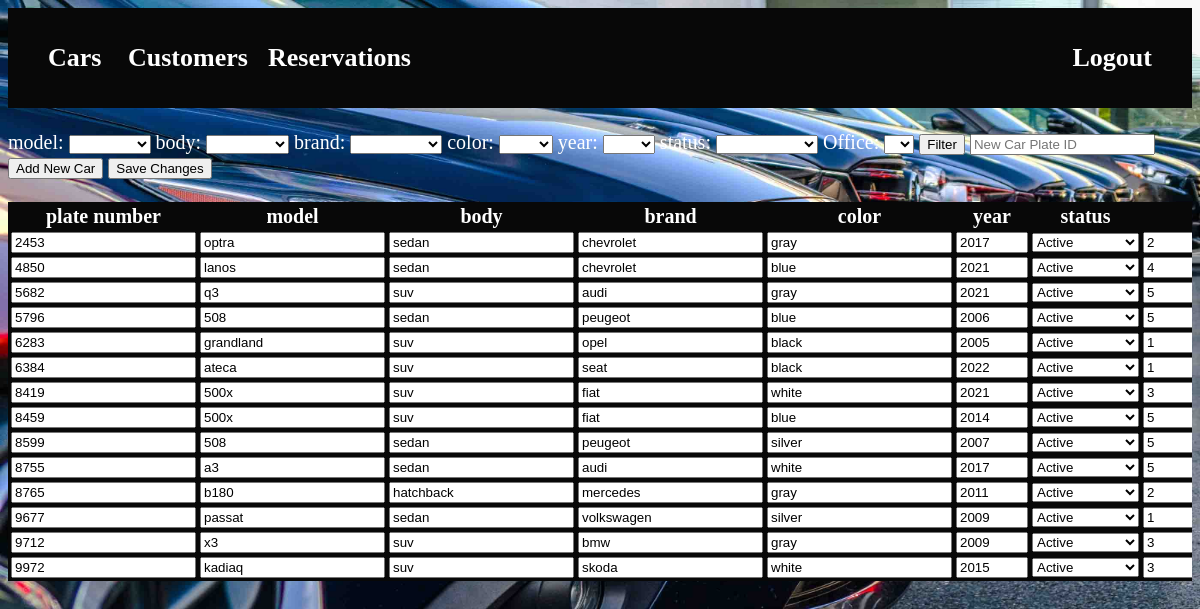
Screenshot of /system_cars.php with the database file from the repository.
### tables this page shows
create table car(
    plate_id int not null,
    model varchar(225) not null,
    body varchar(225) not null,
    brand varchar(225) not null,
    color varchar(225) not null,
    year int,
    status varchar(225),  
    office_id int,
    PRIMARY KEY (plate_id)
);

### system_cars.php (the view, shortened to what this page needs)
<html>
<head>
	<link rel="stylesheet" href="colours.css">
    <link rel="stylesheet" href="location-size.css">
    <link rel="stylesheet" href="fonts.css">
</head>
<body>
	<nav class="nav-bar black-background">
		<a href="system_cars.php">
        	<h2 class="font26 navbar-first white-colour">Cars</h2>
		</a>
        <a href="system_users.php">
        	<h2 class="font26 navbar-second white-colour">Customers</h2>
		</a>
        <a href="system_reservations.php">
        	<h2 class="font26 navbar-third white-colour">Reservations</h2>
		</a>
		<a href="logout.php">
        	<h2 class="font26 logout-margins white-colour">Logout</h2>
		</a>
    </nav>
	<section class=" white-colour font20 scrollbar">
		<?php
		if (isset($_POST["search"])) {
			$searchedValModel = $_POST["searchedValModel"];
			$searchedValBody = $_POST["searchedValBody"];
			$searchedValBrand = $_POST["searchedValBrand"];
			$searchedValColor = $_POST["searchedValColor"];
			$searchedValYear = $_POST["searchedValYear"];
			$searchedValStatus = $_POST["searchedValStatus"];
			$searchedValOffice = $_POST["searchedValOffice"];
			$query = "	SELECT *
						FROM car
						WHERE CONCAT(`model`) LIKE '%".$searchedValModel."%'
							AND CONCAT(`body`) LIKE '%".$searchedValBody."%'
							AND CONCAT(`brand`) LIKE '%".$searchedValBrand."%'
							AND CONCAT(`color`) LIKE '%".$searchedValColor."%'
							AND CONCAT(`year`) LIKE '%".$searchedValYear."%'
							AND CONCAT(`status`) LIKE '%".$searchedValStatus."%'
							AND CONCAT(`office_id`) LIKE '%".$searchedValOffice."%'";
			$searchResults = getQueryResults($query);
		}
		else {
			$query = "	SELECT *
						FROM car
						ORDER BY plate_id";
			$searchResults = getQueryResults($query);
		}
		function getQueryResults($query) {
			$servername = "localhost";
			$username = "root";
			$password = "";
			$dbname = "carrentalsystem";
			$conn = mysqli_connect($servername, $username, $password, $dbname);
			$filteredResult = mysqli_query($conn, $query);
			return $filteredResult;
		}
		$servername = "localhost";
		$username = "root";
		$password = "";
		$dbname = "carrentalsystem";
		$conn = new mysqli($servername, $username, $password, $dbname);
		$sql = "SELECT *
				FROM car
				ORDER BY plate_id";
		$result = $conn->query($sql);
		$modelArray = array();
		$bodyArray = array();
		$brandArray = array();
		$colorArray = array();
		$yearArray = array();
		$statusArray = array();
		$officeArray = array();
		if ($result->num_rows > 0) {
			while ($row = $result->fetch_assoc()) {
				$modelArray[] = $row["model"];
				$bodyArray[] = $row["body"];
				$brandArray[] = $row["brand"];
				$colorArray[] = $row["color"];
				$yearArray[] = $row["year"];
				$statusArray[] = $row["status"];
				$officeArray[] = $row["office_id"];
			}
		}
		else {
			echo "no cars exist";
		}
		$modelArray = array_unique($modelArray);
		$bodyArray = array_unique($bodyArray);
		$brandArray = array_unique($brandArray);
		$colorArray = array_unique($colorArray);
		$yearArray = array_unique($yearArray);
		$statusArray = array_unique($statusArray);
		$officeArray = array_unique($officeArray);
		?>
		<form action="system_cars.php" method="POST">
			<br>
			<label> model:</label>
						<select name="searchedValModel">
						<option selected="selected"></option>
						<?php
						foreach($modelArray as $item){
							echo '<option value=' .$item. '>' .$item. '</option>';
						}
						?>
						</select>
			<label>body:</label>
						<select name="searchedValBody">
						<option selected="selected"></option>
						<?php
						foreach($bodyArray as $item){
							echo '<option value=' .$item. '>' .$item. '</option>';
						}
						?>
						</select>
			<label>brand:</label>
						<select name="searchedValBrand">
						<option selected="selected"></option>
						<?php
						foreach($brandArray as $item){
							echo '<option value=' .$item. '>' .$item. '</option>';
						}
						?>
						</select>
			<label>color:</label>
						<select name="searchedValColor">
						<option selected="selected"></option>
						<?php
						foreach($colorArray as $item){
							echo '<option value=' .$item. '>' .$item. '</option>';
						}
						?>
						</select>
			<label>year:</label>
						<select name="searchedValYear">
						<option selected="selected"></option>
						<?php
						foreach($yearArray as $item){
							echo '<option value=' .$item. '>' .$item. '</option>';
						}
						?>
						</select>
			<label>status:</label>
						<select name="searchedValStatus">
						<option selected="selected"></option>
						<?php
						foreach($statusArray as $item){
							echo '<option value=' .$item. '>' .$item. '</option>';
						}
						?>
						</select>
			<label>Office:</label>
						<select name="searchedValOffice">
						<option selected="selected"></option>
						<?php
						foreach($officeArray as $item){
							echo '<option value=' .$item. '>' .$item. '</option>';
						}
						?>
						</select>
			<input type="submit" name="search" value="Filter">
			<input type="text" name="newPlateID" placeholder="New Car Plate ID">
			<input type="submit" name="add" value="Add New Car">
			<input type="submit" name="save" value="Save Changes">
			<br>
			<br>
			<table class="white-colour font20 black-background">
				<tr>
					<th>plate number</th>
					<th>model</th>
					<th>body</th>
					<th>brand</th>
					<th>color</th>
					<th>year</th>
					<th>status</th>
					<th>office</th>
				</tr>
				<?php while($row = mysqli_fetch_array($searchResults)):?>
				<tr>
					<td><input type="text" name="plateID" value=<?php echo $row["plate_id"];?> readonly></td>
					<td><input type="text" name="carModel" value=<?php echo $row["model"];?>></td>
					<td><input type="text" name="carBody" value=<?php echo $row["body"];?>></td>
					<td><input type="text" name="carBrand" value=<?php echo $row["brand"];?>></td>
					<td><input type="text" name="carColor" value=<?php echo $row["color"];?>></td>
					<td><input type="number" name="carYear" min="1900" max="2099" step="1" value=<?php echo $row["year"];?>></td>
					<td>
						<?php
						echo '<select name="carStatus">';
						if ($row["status"] == "out_of_service") {
							echo '	<option value="active">Active</option>
									<option value="out_of_service" selected="selected">Out of Service</option>';
						}
						else {
							echo '	<option value="active" selected="selected">Active</option>
									<option value="out_of_service">Out of Service</option>';
						}
						echo '</select>';
						?>
					</td>
					<td><input type="text" name="officeID" value=<?php echo $row["office_id"];?>></td>
				</tr>
				<?php endwhile;?>
			</table>
		</form>
    </section>
</body>
</html>

### colours.css (style rules this page uses)
.black-background { background-color: #080808; }
.white-colour { color: white; }

### location-size.css (style rules this page uses)
html, body { position: fixed; top: 0; bottom: 0; left: 0; right: 0; background-image: url("./pics/car-home1.jpg"); background-repeat: no-repeat; background-attachment: fixed; background-size: 100% 100%; }
.nav-bar { text-align: center; width: 100%; height: 100px; }
.logout-margins { position: absolute; margin-top: 0; margin-bottom: 0; right: 40px; padding-top: 35px; }
.navbar-first { position: absolute; margin-top: 0; margin-bottom: 0; left: 40px; padding-top: 35px; }
.navbar-second { position: absolute; margin-top: 0; margin-bottom: 0; left: 120px; padding-top: 35px; }
.navbar-third { position: absolute; margin-top: 0; margin-bottom: 0; left: 260px; padding-top: 35px; }
.scrollbar { width: 100%; height: 80%; overflow: auto; }

### rows the page displays
car: plateID "2453", carModel "optra", carBody "sedan", carBrand "chevrolet", carColor "gray", carYear "2017", carStatus "Active", officeID "2"
car: plateID "4850", carModel "lanos", carBody "sedan", carBrand "chevrolet", carColor "blue", carYear "2021", carStatus "Active", officeID "4"
car: plateID "5682", carModel "q3", carBody "suv", carBrand "audi", carColor "gray", carYear "2021", carStatus "Active", officeID "5"
car: plateID "5796", carModel "508", carBody "sedan", carBrand "peugeot", carColor "blue", carYear "2006", carStatus "Active", officeID "5"
car: plateID "6283", carModel "grandland", carBody "suv", carBrand "opel", carColor "black", carYear "2005", carStatus "Active", officeID "1"
car: plateID "6384", carModel "ateca", carBody "suv", carBrand "seat", carColor "black", carYear "2022", carStatus "Active", officeID "1"
car: plateID "8419", carModel "500x", carBody "suv", carBrand "fiat", carColor "white", carYear "2021", carStatus "Active", officeID "3"
car: plateID "8459", carModel "500x", carBody "suv", carBrand "fiat", carColor "blue", carYear "2014", carStatus "Active", officeID "5"
car: plateID "8599", carModel "508", carBody "sedan", carBrand "peugeot", carColor "silver", carYear "2007", carStatus "Active", officeID "5"
car: plateID "8755", carModel "a3", carBody "sedan", carBrand "audi", carColor "white", carYear "2017", carStatus "Active", officeID "5"
car: plateID "8765", carModel "b180", carBody "hatchback", carBrand "mercedes", carColor "gray", carYear "2011", carStatus "Active", officeID "2"
car: plateID "9677", carModel "passat", carBody "sedan", carBrand "volkswagen", carColor "silver", carYear "2009", carStatus "Active", officeID "1"
car: plateID "9712", carModel "x3", carBody "suv", carBrand "bmw", carColor "gray", carYear "2009", carStatus "Active", officeID "3"
car: plateID "9972", carModel "kadiaq", carBody "suv", carBrand "skoda", carColor "white", carYear "2015", carStatus "Active", officeID "3"
